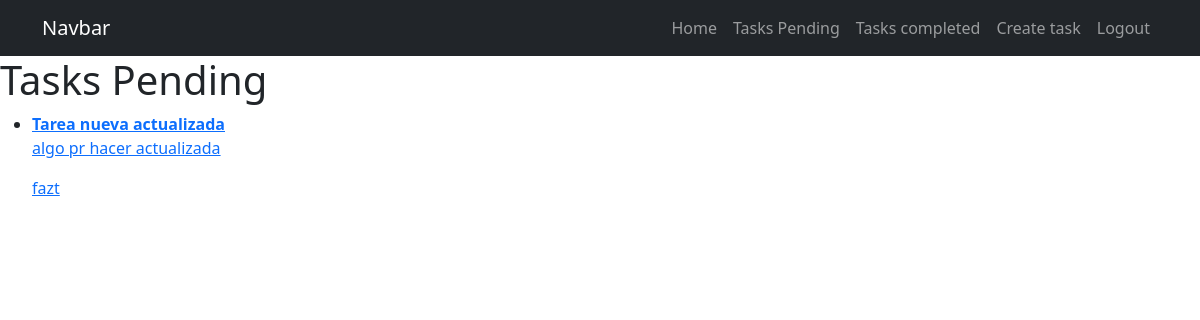
/tasks/ (signed in), run on an earlier commit of the app's database.
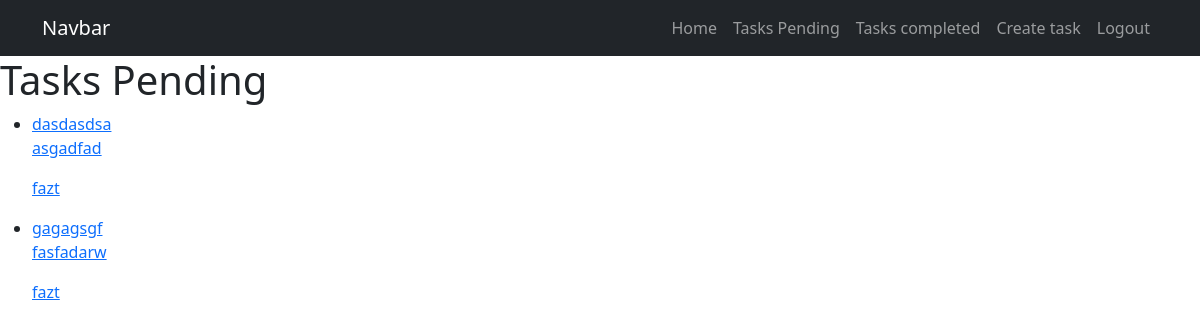
And on a later commit of the database.
### tasks/models.py (models this page shows, shortened)
class Task(models.Model):
    title = models.CharField(max_length=100)
    description = models.TextField(blank=True)
    created = models.DateTimeField(auto_now_add=True)
    datecompleted = models.DateTimeField(null=True, blank=True)
    important = models.BooleanField(default=False)
    user = models.ForeignKey(User, on_delete=models.CASCADE)

### tasks/views.py (the view)
# urls.py: path('tasks/', views.tasks, name='tasks'),
@login_required
def tasks (request):
    tasks = Task.objects.filter(user=request.user, datecompleted__isnull=True)
    return render(request,'tasks.html', {'tasks': tasks})

### tasks/templates/tasks.html (shortened to what this page needs)
{% extends 'base.html' %}
{% block content %}
<h1>Tasks Pending</h1>
<ul>
    {% for task in tasks %}
    <li>
        <a href="{% url 'task_detail' task.id %}">
            {% if task.important %}
            <strong> {{task.title}}</strong>
            {% else %}
                {{task.title}}
            {% endif %}
            <p>{{task.description}}</p>
            <p>{{task.user.username}}</p>
        </a>
    </li>
    {% endfor %}
</ul>
{% endblock %}

What changed in the data, as far as the page shows it:
no longer on this page (row edited): Task: title "Tarea nueva actualizada", description "algo pr hacer actualizada", user.username "fazt"
added Task: title "dasdasdsa", description "asgadfad", user.username "fazt"
added Task: title "gagagsgf", description "fasfadarw", user.username "fazt"
